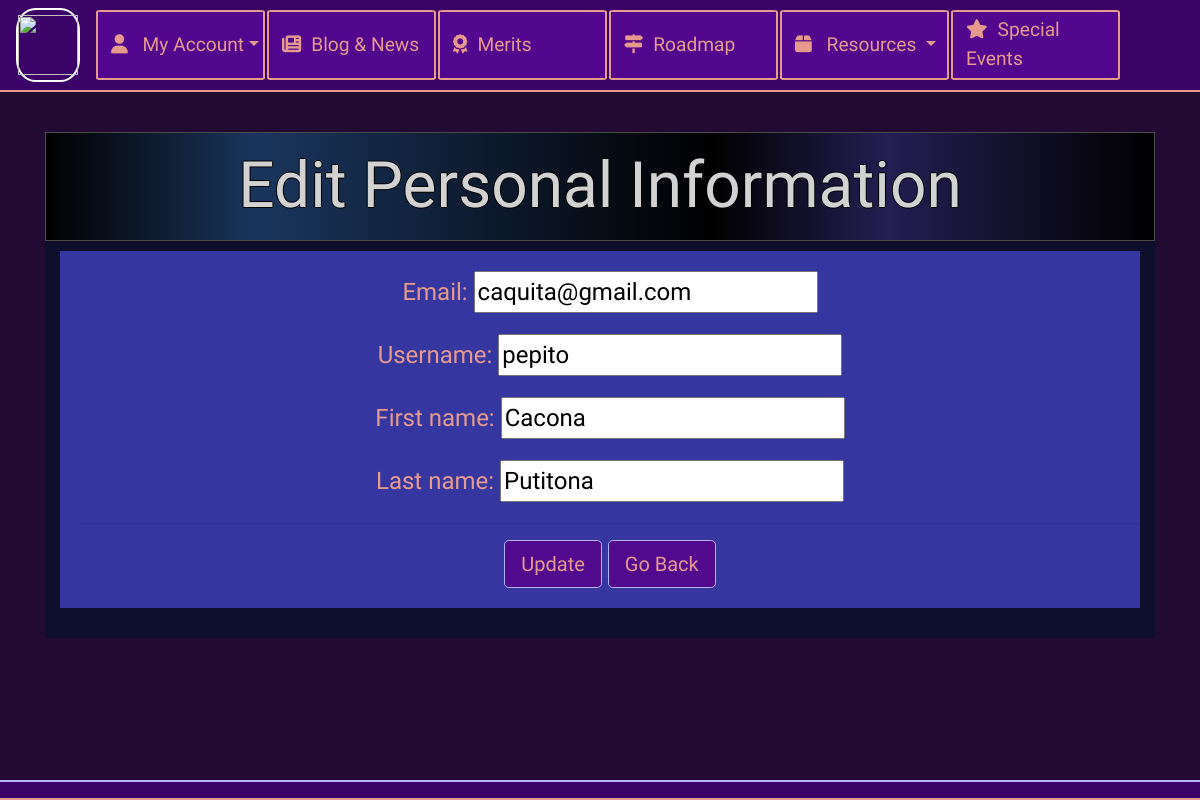
Page /accounts/2/edit_personal/ on the committed database.
### accounts/models.py (models this page shows, shortened)
class User(AbstractBaseUser):
    email = models.EmailField(verbose_name='email', max_length=60, unique=True)
    username = models.CharField(max_length=30, unique=True)
    first_name = models.CharField(max_length=30)
    last_name = models.CharField(max_length=30)
    date_joined = models.DateTimeField(verbose_name='date joined', auto_now_add=True)
    last_login = models.DateTimeField(verbose_name='last login', auto_now=True)
    is_admin = models.BooleanField(default=False)
    is_active = models.BooleanField(default=True)
    is_staff = models.BooleanField(default=False)
    is_superuser = models.BooleanField(default=False)
    grammar_skills = models.IntegerField(default=0)
    listening_skills = models.IntegerField(default=0)
    writing_skills = models.IntegerField(default=0)
    vocabulary_skills = models.IntegerField(default=0)
    oral_skills = models.IntegerField(default=0)
    reading_skills = models.IntegerField(default=0)
    songs_listened = models.IntegerField(default=0)
    songs_sang = models.IntegerField(default=0)
    stories_read = models.IntegerField(default=0)
    books_finished = models.IntegerField(default=0)
    words_learned = models.IntegerField(default=0)
    irregular_verbs = models.IntegerField(default=0)
    talking_time = models.IntegerField(default=0)
    no_spanish_time =  models.IntegerField(default=0)
    writing_assignments = models.IntegerField(default=0)
    perfect_writing = models.BooleanField(default=False)
    book_written = models.BooleanField(default=False)
    monkey_island = models.BooleanField(default=False)
    the_last_door = models.BooleanField(default=False)
    to_the_moon = models.BooleanField(default=False)
    oxenfree = models.BooleanField(default=False)
    valiant_hearts = models.BooleanField(default=False)
    walter_mitty = models.BooleanField(default=False)
    big_fish = models.BooleanField(default=False)
    warm_bodies = models.BooleanField(default=False)
    the_help = models.BooleanField(default=False)
    reign_over_me = models.BooleanField(default=False)
    phonemes_learned = models.IntegerField(default=0)
    talked_to_native = models.BooleanField(default=False)
    cinema_day = models.BooleanField(default=False)
    escape_room = models.BooleanField(default=False)
    every_event = models.BooleanField(default=False)
    game_of_life_won = models.IntegerField(default=0)
    scrabble_points = models.IntegerField(default=0)
    heave_ho_worlds = models.IntegerField(default=0)
    monopoly_won = models.IntegerField(default=0)
    max_dart_points = models.IntegerField(default=0)
    human_fall_flat_worlds = models.IntegerField(default=0)
    jenga_won = models.IntegerField(default=0 )
    stick_fight_won = models.IntegerField(default=0)
    operation_won = models.IntegerField(default=0)
    pikuniku_levels = models.IntegerField(default=0)
    battleship_won = models.IntegerField(default=0 )
    lovers_levels = models.IntegerField(default=0 )
    defused_bomb = models.BooleanField(default=False)
    chemistry_performed = models.BooleanField(default=False)
    baked = models.BooleanField(default=False)
    USERNAME_FIELD = 'email'
    REQUIRED_FIELDS = ['username',]
    objects = MyAccountManager()

### accounts/views.py (the view)
# urls.py: path('<int:pk>/edit_personal/',views.AccountUpdatePersonalView.as_view(),name='update_personal'),
class AccountUpdatePersonalView(UpdateView, LoginRequiredMixin):
    login_url = '/accounts/login/'
    template_name = 'accounts/account_update_personal.html'
    redirect_field_name = 'accounts:detail_account'
    form_class = AccountUpdatePersonalInfoForm
    model = User

### accounts/forms.py
class AccountUpdatePersonalInfoForm(forms.ModelForm):
    class Meta:
        fields = ('email','username','first_name','last_name','email')
        model = User

### accounts/templates/accounts/account_update_personal.html (shortened to what this page needs)
{% extends 'base.html' %}
{% block content %}
<div class="container" style='margin-top: 40px;'>
  <div class="jumbotron jumbotron-fluid account-change-background">
      <h1 class="title-merits archivo-black-font">Edit Personal Information</h1>
      <div class="container yanone-font" style='font-size:1.5em; padding-bottom:10px;'>
        <form method="post" style='background-color: #3636A0;color: #E69A8DFF; margin: 10px 0px 20px 0px;padding:20px 0px 20px 20px;text-align:center;'>
          {{ form.as_p }}
          <hr>
          <button type="submit" class='btn btn-primary custom-btn btn-lg odibee'>Update</button>
          <a class="btn btn-primary custom-btn btn-lg odibee" href="{% url 'accounts:account_list' %}">Go Back</a>
        </form>
      </div>
    </div>
</div>
{% endblock %}

### static/css/master.css (style rules this page uses)
body { text-align: center; background: #210b32 !important; height: 100% !important; margin: 0 !important; background-repeat: no-repeat !important; background-attachment: fixed !important; }
.yanone-font { font-family: 'Yanone Kaffeesatz', sans-serif; }
.archivo-black-font { font-family: 'Archivo Black', sans-serif; }
.odibee { font-family: 'Odibee Sans', cursive; }
.jumbotron { background-color: #5b4e9d; margin-top: 0px !important; padding:0px !important; }
.btn-primary.custom-btn { background-color: #51098D !important; color: #E69A8DFF ; border-color: #b3b3ff !important; }
.title-merits { color: #d3d2d2 !important; background: rgb(0,0,0); background: linear-gradient(90deg, rgba(0,0,0,1) 0%, rgba(26,53,93,1) 19%, rgba(0,0,0,1) 60%, rgba(36,30,82,1) 76%, rgba(0,0,0,1) 100%); text-shadow: -1px 0 black, 0 1px black, 1px 0 black, 0 -1px black; padding: 15px 0px 15px 0px; margin: 0px 0px 0px 0px; font-size:4em !important; text-align: center; border: 1px solid #4a4a4a; }
.account-change-background { background-color: #0E0E2D !important; }

### rows in the picture
User: email "caquita@gmail.com", username "pepito", first_name "Cacona", last_name "Putitona"
